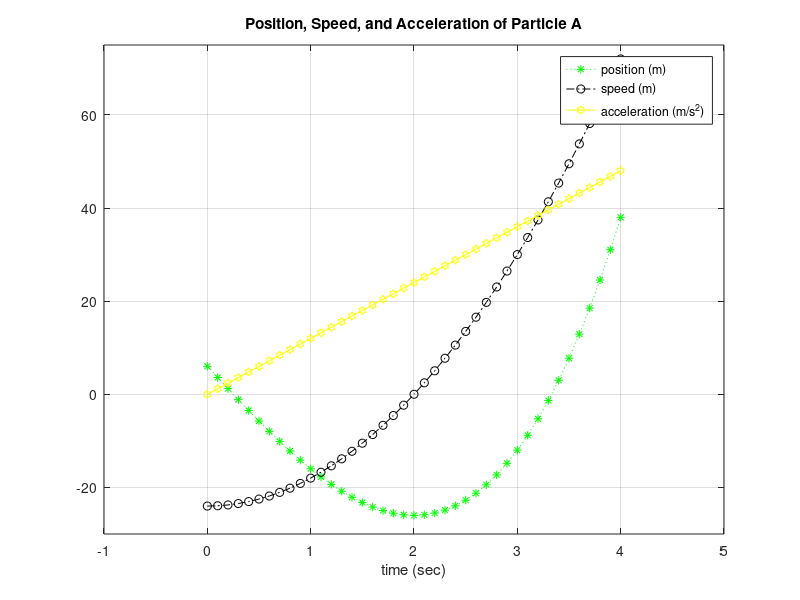

The MATLAB source for this figure:
% quiz 7 in chapter 3 udemy 
t=0:0.1:4;
x=2*t.^3-24*t+6;
v=6*t.^2-24;
a=12*t;
plot(t,x,'g:*')
hold on
plot(t,v,'-.ko')
plot(t,a,'-yh')
axis([-1 5 -30 75])
xlabel('time (sec)')
legend('position (m)','speed (m)','acceleration (m/s^2)')
grid on
title('Position, Speed, and Acceleration of Particle A')